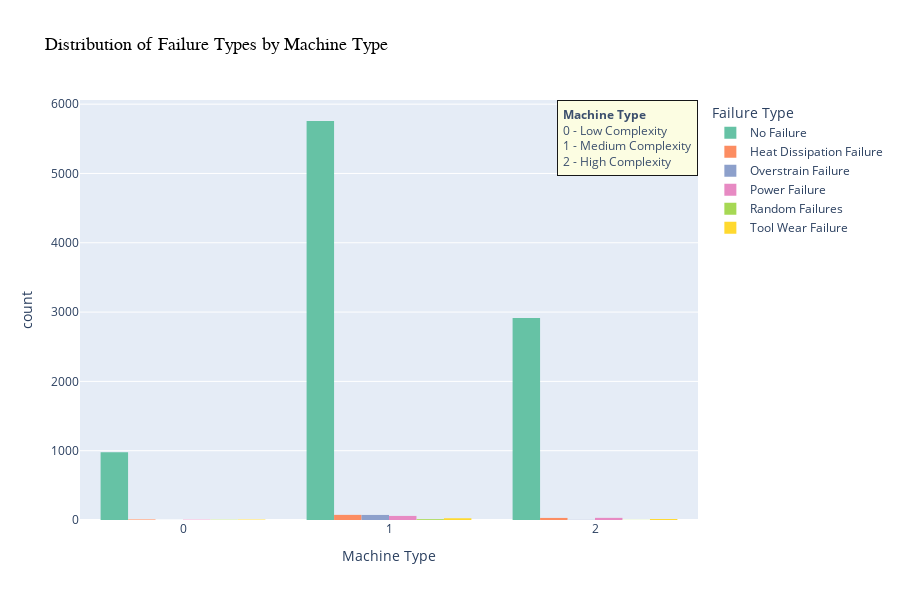

The code cell stored with this chart in its notebook:
### Markdown cell above
### Countplot: Machine Type vs Failure Type

To explore how machine design complexity relates to the types of failures experienced, a countplot was created to show the frequency distribution of each failure type across the three machine categories — Low (0), Medium (1), and High (2) complexity.

This visualization helps identify whether certain machine types are more prone to specific failures, providing insight into design vulnerabilities or operational risks associated with different machine complexities.

### Code cell
import plotly.express as px

# Reverse mapping
failure_name_mapping = {v: k for k, v in failure_mapping.items()}

# Map failure names
df['FailureType_Name'] = df['FailureType'].map(failure_name_mapping)

# Plot
fig = px.histogram(
    df,
    x='MachineType',
    color='FailureType_Name',
    barmode='group',
    color_discrete_sequence=px.colors.qualitative.Set2,
    title="Distribution of Failure Types by Machine Type",
    labels={
        'MachineType': 'Machine Type',
        'count': 'Count',
        'FailureType_Name': 'Failure Type'
    },
    width=900,
    height=600,
    category_orders={"FailureType_Name": list(failure_mapping.keys())}
)

# Layout updates
fig.update_layout(
    title_font=dict(size=18, family='Arial', color='black'),
    xaxis_title_font=dict(size=14),
    yaxis_title_font=dict(size=14),
    legend_title_text='Failure Type',
    legend=dict(font=dict(size=12)),
    hovermode='x unified',
    hoverlabel=dict(font_size=12)
)

# Hover info
fig.update_traces(
    hovertemplate="<b>%{x}</b><br>Failure Type: %{fullData.name}<br>Count: %{y}<extra></extra>"
)

# Add side annotation for Machine Type explanation
fig.add_annotation(
    xref="paper", yref="paper",
    x=1, y=1,
    text="<b>Machine Type</b><br>0 - Low Complexity<br>1 - Medium Complexity<br>2 - High Complexity",
    showarrow=False,
    align='left',
    font=dict(size=12),
    bordercolor="black",
    borderwidth=1,
    borderpad=5,
    bgcolor="LightYellow",
    opacity=0.9
)

fig.show()

### Figure 1 — Plotly figure (JSON) as saved in the notebook; plotly's stock layout.template omitted (floating-point values rounded to 4 significant figures; data arrays with more than 128 entries replaced by an {"elided": "..."} marker saying what was removed)
{"data": [{"alignmentgroup": "True", "bingroup": "x", "hovertemplate": "<b>%{x}</b><br>Failure Type: %{fullData.name}<br>Count: %{y}<extra></extra>", "legendgroup": "No Failure", "marker": {"color": "rgb(102,194,165)", "pattern": {"shape": ""}}, "name": "No Failure", "offsetgroup": "No Failure", "orientation": "v", "showlegend": true, "type": "histogram", "x": {"elided": "9652 int values"}, "xaxis": "x", "yaxis": "y"}, {"alignmentgroup": "True", "bingroup": "x", "hovertemplate": "<b>%{x}</b><br>Failure Type: %{fullData.name}<br>Count: %{y}<extra></extra>", "legendgroup": "Heat Dissipation Failure", "marker": {"color": "rgb(252,141,98)", "pattern": {"shape": ""}}, "name": "Heat Dissipation Failure", "offsetgroup": "Heat Dissipation Failure", "orientation": "v", "showlegend": true, "type": "histogram", "x": [2, 1, 1, 1, 2, 2, 0, 0, 1, 1, 1, 1, 1, 2, 2, 1, 1, 1, 2, 2, 1, 1, 1, 2, 2, 1, 1, 1, 1, 1, 1, 1, 1, 0, 2, 2, 1, 1, 1, 2, 1, 1, 1, 1, 1, 0, 2, 1, 1, 2, 2, 1, 1, 1, 2, 1, 2, 1, 1, 1, 2, 1, 1, 0, 1, 1, 1, 2, 2, 1, 1, 2, 1, 0, 1, 1, 1, 1, 2, 1, 2, 1, 1, 2, 1, 1, 1, 1, 2, 2, 1, 1, 2, 1, 2, 1, 1, 2, 1, 1, 1, 1, 0, 1, 1, 0, 1, 1, 1, 1, 2, 1], "xaxis": "x", "yaxis": "y"}, {"alignmentgroup": "True", "bingroup": "x", "hovertemplate": "<b>%{x}</b><br>Failure Type: %{fullData.name}<br>Count: %{y}<extra></extra>", "legendgroup": "Overstrain Failure", "marker": {"color": "rgb(141,160,203)", "pattern": {"shape": ""}}, "name": "Overstrain Failure", "offsetgroup": "Overstrain Failure", "orientation": "v", "showlegend": true, "type": "histogram", "x": [1, 1, 1, 1, 1, 1, 1, 1, 1, 1, 1, 1, 1, 1, 1, 1, 1, 1, 1, 1, 1, 1, 1, 1, 1, 1, 1, 1, 1, 1, 1, 1, 1, 2, 2, 1, 1, 1, 1, 1, 1, 1, 0, 1, 1, 1, 1, 1, 1, 1, 1, 1, 1, 1, 1, 2, 1, 1, 1, 1, 1, 1, 1, 1, 1, 1, 2, 1, 1, 1, 1, 1, 1, 1, 1, 1, 1, 1], "xaxis": "x", "yaxis": "y"}, {"alignmentgroup": "True", "bingroup": "x", "hovertemplate": "<b>%{x}</b><br>Failure Type: %{fullData.name}<br>Count: %{y}<extra></extra>", "legendgroup": "Power Failure", "marker": {"color": "rgb(231,138,195)", "pattern": {"shape": ""}}, "name": "Power Failure", "offsetgroup": "Power Failure", "orientation": "v", "showlegend": true, "type": "histogram", "x": [1, 1, 1, 2, 2, 2, 1, 1, 1, 1, 1, 2, 1, 2, 1, 0, 2, 1, 1, 2, 1, 2, 1, 1, 1, 1, 1, 1, 1, 1, 2, 1, 1, 2, 0, 0, 1, 2, 1, 1, 2, 1, 1, 1, 1, 1, 1, 2, 1, 2, 2, 1, 2, 2, 1, 1, 1, 2, 0, 2, 2, 1, 2, 1, 1, 0, 1, 1, 1, 1, 2, 2, 2, 2, 1, 1, 1, 1, 1, 1, 2, 1, 1, 1, 2, 2, 2, 1, 2, 2, 1, 1, 1, 1, 1], "xaxis": "x", "yaxis": "y"}, {"alignmentgroup": "True", "bingroup": "x", "hovertemplate": "<b>%{x}</b><br>Failure Type: %{fullData.name}<br>Count: %{y}<extra></extra>", "legendgroup": "Random Failures", "marker": {"color": "rgb(166,216,84)", "pattern": {"shape": ""}}, "name": "Random Failures", "offsetgroup": "Random Failures", "orientation": "v", "showlegend": true, "type": "histogram", "x": [2, 1, 0, 1, 1, 2, 0, 1, 1, 0, 1, 1, 1, 1, 1, 1, 1, 0], "xaxis": "x", "yaxis": "y"}, {"alignmentgroup": "True", "bingroup": "x", "hovertemplate": "<b>%{x}</b><br>Failure Type: %{fullData.name}<br>Count: %{y}<extra></extra>", "legendgroup": "Tool Wear Failure", "marker": {"color": "rgb(255,217,47)", "pattern": {"shape": ""}}, "name": "Tool Wear Failure", "offsetgroup": "Tool Wear Failure", "orientation": "v", "showlegend": true, "type": "histogram", "x": [1, 0, 1, 0, 1, 2, 2, 2, 2, 0, 2, 1, 1, 1, 0, 1, 2, 1, 1, 1, 1, 1, 2, 2, 2, 1, 1, 0, 0, 1, 1, 2, 1, 2, 2, 2, 1, 1, 1, 1, 2, 1, 1, 1, 1], "xaxis": "x", "yaxis": "y"}], "layout": {"annotations": [{"align": "left", "bgcolor": "LightYellow", "bordercolor": "black", "borderpad": 5, "borderwidth": 1, "font": {"size": 12}, "opacity": 0.9, "showarrow": false, "text": "<b>Machine Type</b><br>0 - Low Complexity<br>1 - Medium Complexity<br>2 - High Complexity", "x": 1, "xref": "paper", "y": 1, "yref": "paper"}], "barmode": "group", "height": 600, "hoverlabel": {"font": {"size": 12}}, "hovermode": "x unified", "legend": {"font": {"size": 12}, "title": {"text": "Failure Type"}, "tracegroupgap": 0}, "title": {"font": {"color": "black", "family": "Arial", "size": 18}, "text": "Distribution of Failure Types by Machine Type"}, "width": 900, "xaxis": {"anchor": "y", "autorange": true, "domain": [0, 1], "range": [-0.5, 2.5], "title": {"font": {"size": 14}, "text": "Machine Type"}, "type": "linear"}, "yaxis": {"anchor": "x", "autorange": true, "domain": [0, 1], "range": [0, 6060], "title": {"font": {"size": 14}, "text": "count"}}}}
